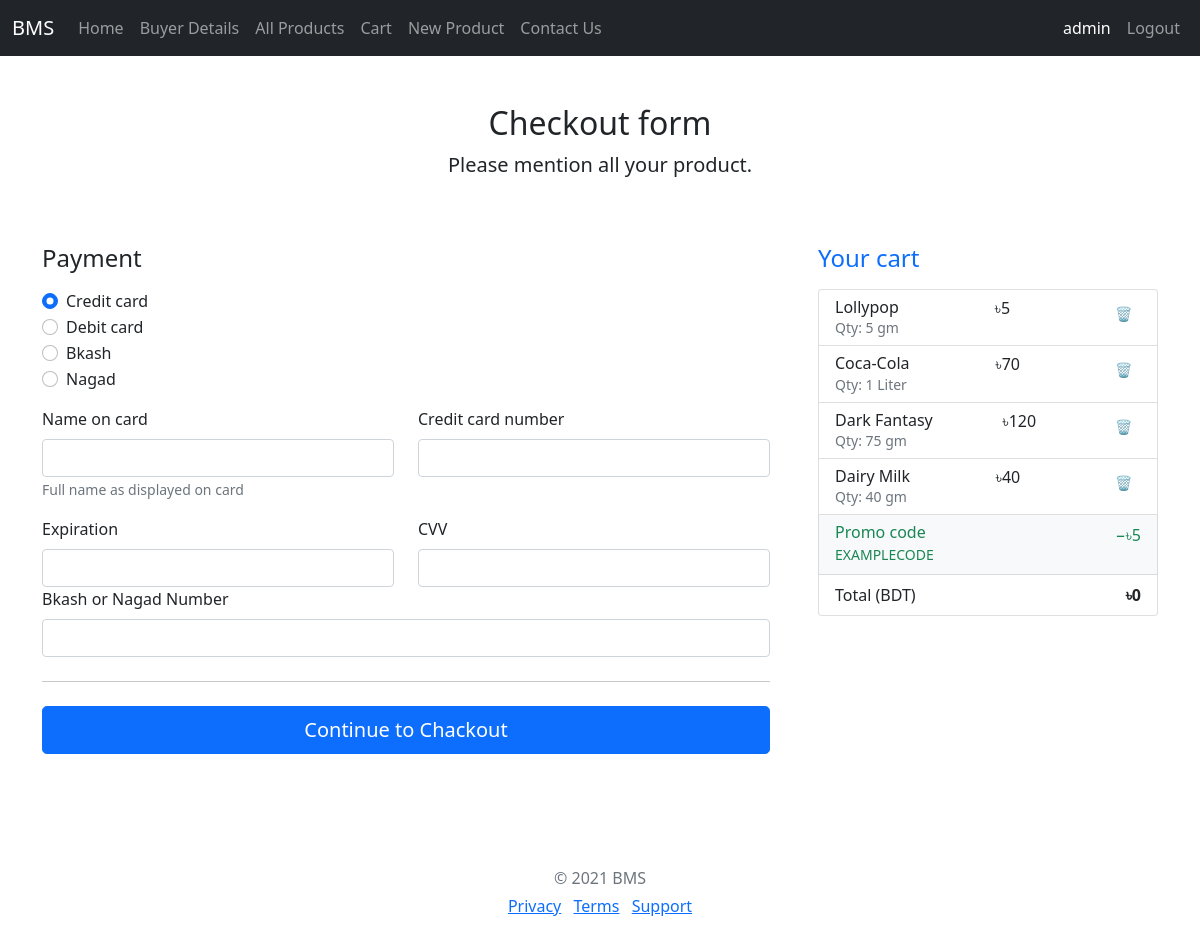
The app's page /cart/ (signed in) with its own data.
### product/models.py (models this page shows, shortened)
class Order(models.Model):
    product = models.ForeignKey(ProductTable, on_delete=models.CASCADE)
    added_at = models.DateTimeField(auto_now_add=True)

class ProductTable(models.Model):
    image = models.ImageField(upload_to='media/productimage/')
    name = models.CharField(max_length=20,blank=False)
    quantity = models.CharField(max_length=10,blank=True)
    price = models.CharField(max_length=5,blank=False)

### product/views.py (the view)
# urls.py: path('cart/', views.show_cart, name='show_cart'),
def show_cart(request):
    cart_items = Order.objects.all().order_by('-added_at')
    total = 0
    for item in cart_items:
        try:
            total += int(item.price) * int(item.quantity)
        except:
            total += 0  # fallback if quantity or price is empty or not a number
    return render(request, 'billpay.html', {'cart_items': cart_items, 'total': total})

### templates/billpay.html (shortened to what this page needs)
{% extends 'base.html'%}
{% block content %}
  <main>
    <div class="py-5 text-center">
      <h2>Checkout form</h2>
      <p class="lead">Please mention all your product.</p>
    </div>
    <div class="row g-5">
      <div class="col-md-5 col-lg-4 order-md-last">
        <h4 class="d-flex justify-content-between align-items-center mb-3">
          <span class="text-primary">Your cart</span>
        </h4>
        <ul class="list-group mb-3">
          {% for item in cart_items %}
          <li class="list-group-item d-flex justify-content-between lh-sm">
            <div>
              <h6 class="my-0">{{ item.product.name }}</h6>
              <small class="text-muted">Qty: {{ item.product.quantity }}</small>
            </div>
            <span>৳{{ item.product.price }}</span>
            <a href="{% url 'remove_from_cart' item.id %}" class="btn btn-sm">🗑️</a>
          </li>
          {% empty %}
            <li class="list-group-item">Your cart is empty.</li>
          {% endfor %}
          <li class="list-group-item d-flex justify-content-between bg-light">
            <div class="text-success">
              <h6 class="my-0">Promo code</h6>
              <small>EXAMPLECODE</small>
            </div>
            <span class="text-success">−৳5</span>
          </li>
          <li class="list-group-item d-flex justify-content-between">
            <span>Total (BDT)</span>
            <strong>৳{{ total }}</strong>
          </li>
        </ul>
      </div>
      <div class="col-md-7 col-lg-8">
        <form class="needs-validation" novalidate>
          <h4 class="mb-3">Payment</h4>
          <div class="my-3">
            <div class="form-check">
              <input id="credit" name="paymentMethod" type="radio" class="form-check-input" checked required>
              <label class="form-check-label" for="credit">Credit card</label>
            </div>
            <div class="form-check">
              <input id="debit" name="paymentMethod" type="radio" class="form-check-input" required>
              <label class="form-check-label" for="debit">Debit card</label>
            </div>
            <div class="form-check">
              <input id="bkash" name="paymentMethod" type="radio" class="form-check-input" required>
              <label class="form-check-label" for="bkash">Bkash</label>
            </div>
            <div class="form-check">
              <input id="nagad" name="paymentMethod" type="radio" class="form-check-input" required>
              <label class="form-check-label" for="nagad">Nagad</label>
            </div>
          </div>
          <div class="row gy-3">
            <div class="col-md-6">
              <label for="cc-name" class="form-label">Name on card</label>
              <input type="text" class="form-control" id="cc-name" placeholder="" required>
              <small class="text-muted">Full name as displayed on card</small>
            </div>
            <div class="col-md-6">
              <label for="cc-number" class="form-label">Credit card number</label>
              <input type="text" class="form-control" id="cc-number" placeholder="" required>
            </div>
            <div class="col-md-6">
              <label for="cc-expiration" class="form-label">Expiration</label>
              <input type="text" class="form-control" id="cc-expiration" placeholder="" required>
            </div>
            <div class="col-md-6">
              <label for="cc-cvv" class="form-label">CVV</label>
              <input type="text" class="form-control" id="cc-cvv" placeholder="" required>
            </div>
          </div>
          <div class="col-md-12">
            <label for="bkash-nagad-number" class="form-label">Bkash or Nagad Number</label>
            <input type="text" class="form-control" id="bkash-nagad-number" placeholder="" required>
          <hr class="my-4">
          <p><a href="{% url 'checkout' %}" class="w-100 btn btn-primary btn-lg" type="submit">Continue to Chackout</a></p>
        </form>
      </div>
    </div>
  </main>
  <footer class="my-5 pt-5 text-muted text-center text-small">
    <p class="mb-1">&copy; 2021 BMS</p>
    <ul class="list-inline">
      <li class="list-inline-item"><a href="#">Privacy</a></li>
      <li class="list-inline-item"><a href="#">Terms</a></li>
      <li class="list-inline-item"><a href="#">Support</a></li>
    </ul>
  </footer>
</div>
{% endblock %}

### templates/base.html (shortened to what this page needs)
<!doctype html>
<html lang="en">
  <head>
    <link href="https://cdn.jsdelivr.net/npm/bootstrap@5.0.0-beta3/dist/css/bootstrap.min.css" rel="stylesheet">
  </head>
  <body>
    <nav class="navbar navbar-expand-lg navbar-dark bg-dark">
  <div class="container-fluid">
    <a class="navbar-brand" href="/">BMS</a>
    <div class="collapse navbar-collapse" id="navbarNav">
      <ul class="navbar-nav">
        {% if user.is_authenticated %}
          <li class="nav-item">
            <a class="nav-link" aria-current="page" href="{% url 'home' %}">Home</a>
          </li>
          {% if user.is_staff or user.is_superuser %}
          <li class="nav-item">
            <a class="nav-link" href="{% url 'buyerdetails' %}">Buyer Details</a>
          </li>
          {% endif %}
          <li class="nav-item">
            <a class="nav-link" href="{% url 'detailsproduct' %}">All Products</a>
          </li>
          <li class="nav-item">
            <a class="nav-link" href="{% url 'show_cart' %}">Cart</a>
          </li>
          {% if user.is_staff or user.is_superuser %}
          <li class="nav-item">
            <a class="nav-link" href="{% url 'newproduct' %}">New Product</a>
          </li>
          {% endif %}
          <li class="nav-item">
            <a class="nav-link" href="{% url 'contact' %}">Contact Us</a>
          </li>
        {% endif %}
      </ul>
    </div>
    <ul class="navbar-nav ml-auto">
      {% if user.is_authenticated %}
      <li class="nav-item">
        <a class="nav-link active" href="#">{{request.user.username}}</a>
      </li>
      <li class="nav-item">
        <a class="nav-link" href="{% url 'logout' %}">Logout</a>
      </li>
      {% endif %}
    </ul>
  </div>
</nav>
<div class = "container">
  {% block content %}
  {% endblock %}
  </body>
</html>

### records on screen
Order: product.name "Lollypop", product.quantity "5 gm", product.price "5"
Order: product.name "Coca-Cola", product.quantity "1 Liter", product.price "70"
Order: product.name "Dark Fantasy", product.quantity "75 gm", product.price "120"
Order: product.name "Dairy Milk", product.quantity "40 gm", product.price "40"

### other values on screen
{{ request.user.username }} "admin"
{{ total }} "0"
